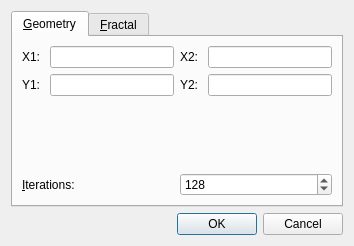
<?xml version="1.0" encoding="UTF-8"?>
<ui version="4.0">
 <class>DlgPreferences</class>
 <widget class="QDialog" name="DlgPreferences">
  <property name="geometry">
   <rect>
    <x>0</x>
    <y>0</y>
    <width>354</width>
    <height>246</height>
   </rect>
  </property>
  <property name="windowTitle">
   <string>Preferences</string>
  </property>
  <layout class="QVBoxLayout" name="verticalLayout_2">
   <item>
    <widget class="QTabWidget" name="tabFractal">
     <property name="currentIndex">
      <number>0</number>
     </property>
     <widget class="QWidget" name="tabGeometry">
      <attribute name="title">
       <string>&amp;Geometry</string>
      </attribute>
      <layout class="QVBoxLayout" name="verticalLayout">
       <item>
        <layout class="QGridLayout" name="gridLayout">
         <item row="0" column="0">
          <widget class="QLabel" name="lblX1">
           <property name="text">
            <string>X1: </string>
           </property>
           <property name="buddy">
            <cstring>editX1</cstring>
           </property>
          </widget>
         </item>
         <item row="0" column="1">
          <widget class="QLineEdit" name="editX1"/>
         </item>
         <item row="0" column="2">
          <widget class="QLabel" name="lblX2">
           <property name="text">
            <string>X2: </string>
           </property>
           <property name="buddy">
            <cstring>editX2</cstring>
           </property>
          </widget>
         </item>
         <item row="0" column="3">
          <widget class="QLineEdit" name="editX2"/>
         </item>
         <item row="1" column="0">
          <widget class="QLabel" name="lblY1">
           <property name="text">
            <string>Y1:</string>
           </property>
           <property name="buddy">
            <cstring>editY1</cstring>
           </property>
          </widget>
         </item>
         <item row="1" column="1">
          <widget class="QLineEdit" name="editY1"/>
         </item>
         <item row="1" column="2">
          <widget class="QLabel" name="lblY2">
           <property name="text">
            <string>Y2: </string>
           </property>
           <property name="buddy">
            <cstring>editY2</cstring>
           </property>
          </widget>
         </item>
         <item row="1" column="3">
          <widget class="QLineEdit" name="editY2"/>
         </item>
        </layout>
       </item>
       <item>
        <spacer name="verticalSpacer">
         <property name="orientation">
          <enum>Qt::Vertical</enum>
         </property>
         <property name="sizeHint" stdset="0">
          <size>
           <width>20</width>
           <height>42</height>
          </size>
         </property>
        </spacer>
       </item>
       <item>
        <layout class="QHBoxLayout" name="horizontalLayout">
         <item>
          <widget class="QLabel" name="lblIters">
           <property name="text">
            <string>&amp;Iterations:</string>
           </property>
           <property name="buddy">
            <cstring>sbIters</cstring>
           </property>
          </widget>
         </item>
         <item>
          <widget class="QSpinBox" name="sbIters">
           <property name="minimum">
            <number>8</number>
           </property>
           <property name="maximum">
            <number>1024</number>
           </property>
           <property name="value">
            <number>128</number>
           </property>
          </widget>
         </item>
        </layout>
       </item>
      </layout>
     </widget>
     <widget class="QWidget" name="tabFractal_2">
      <attribute name="title">
       <string>&amp;Fractal</string>
      </attribute>
      <layout class="QVBoxLayout" name="verticalLayout_3">
       <item>
        <widget class="QRadioButton" name="rbMandelbrot">
         <property name="text">
          <string>&amp;Mandelbrot set</string>
         </property>
         <property name="checked">
          <bool>true</bool>
         </property>
        </widget>
       </item>
       <item>
        <layout class="QHBoxLayout" name="horizontalLayout_2">
         <item>
          <widget class="QLabel" name="label">
           <property name="text">
            <string>E&amp;xponent: </string>
           </property>
           <property name="buddy">
            <cstring>sbExponent</cstring>
           </property>
          </widget>
         </item>
         <item>
          <widget class="QSpinBox" name="sbExponent">
           <property name="minimum">
            <number>2</number>
           </property>
           <property name="maximum">
            <number>32</number>
           </property>
          </widget>
         </item>
        </layout>
       </item>
       <item>
        <widget class="QRadioButton" name="rbJulia">
         <property name="text">
          <string>&amp;Julia set: </string>
         </property>
        </widget>
       </item>
       <item>
        <layout class="QGridLayout" name="gridLayout_2">
         <item row="0" column="0">
          <widget class="QLabel" name="llblCRe">
           <property name="text">
            <string>&amp;Real part of c:</string>
           </property>
           <property name="buddy">
            <cstring>editCRe</cstring>
           </property>
          </widget>
         </item>
         <item row="0" column="1">
          <widget class="QLineEdit" name="editCRe">
           <property name="text">
            <string>0</string>
           </property>
          </widget>
         </item>
         <item row="1" column="0">
          <widget class="QLabel" name="lblCIm">
           <property name="text">
            <string>&amp;Imaginary part of c: </string>
           </property>
           <property name="buddy">
            <cstring>editCIm</cstring>
           </property>
          </widget>
         </item>
         <item row="1" column="1">
          <widget class="QLineEdit" name="editCIm">
           <property name="text">
            <string>1</string>
           </property>
          </widget>
         </item>
        </layout>
       </item>
      </layout>
     </widget>
    </widget>
   </item>
   <item>
    <widget class="QDialogButtonBox" name="buttonBox">
     <property name="orientation">
      <enum>Qt::Horizontal</enum>
     </property>
     <property name="standardButtons">
      <set>QDialogButtonBox::Cancel|QDialogButtonBox::Ok</set>
     </property>
    </widget>
   </item>
  </layout>
 </widget>
 <resources/>
 <connections>
  <connection>
   <sender>buttonBox</sender>
   <signal>accepted()</signal>
   <receiver>DlgPreferences</receiver>
   <slot>accept()</slot>
   <hints>
    <hint type="sourcelabel">
     <x>248</x>
     <y>254</y>
    </hint>
    <hint type="destinationlabel">
     <x>157</x>
     <y>274</y>
    </hint>
   </hints>
  </connection>
  <connection>
   <sender>buttonBox</sender>
   <signal>rejected()</signal>
   <receiver>DlgPreferences</receiver>
   <slot>reject()</slot>
   <hints>
    <hint type="sourcelabel">
     <x>316</x>
     <y>260</y>
    </hint>
    <hint type="destinationlabel">
     <x>286</x>
     <y>274</y>
    </hint>
   </hints>
  </connection>
 </connections>
</ui>
